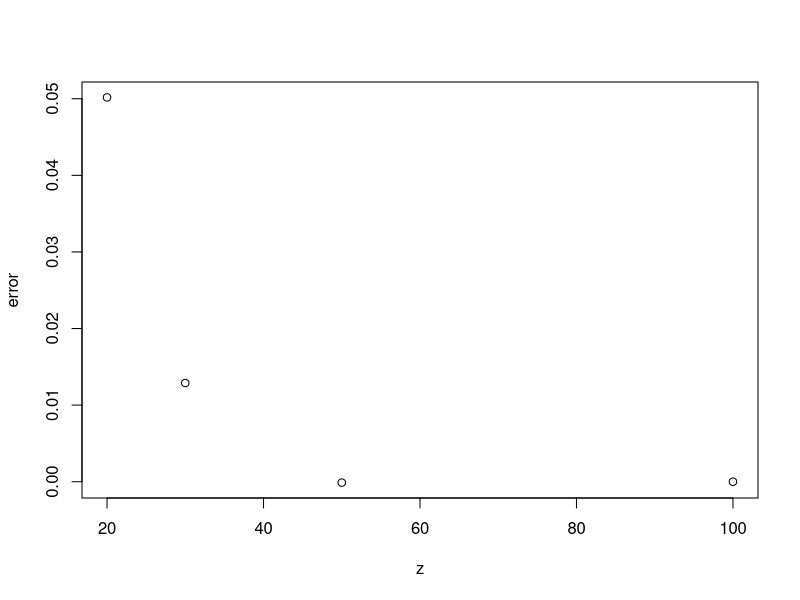

Write R code to recreate this figure.
#actual
x <- c(20, 30, 50, 100)
pbinom(8.25, size = x, prob = 0.4)

#approximations
n <- c(20, 30, 50, 100)
np <- (n*0.4)
npp <- (np*0.6)
num <- (8.25 - np)
denom <- sqrt(npp)

pnorm((num/denom), mean = 0, sd = 1)

#errors
a <- c(5.955987e-01, 9.401122e-02, 2.305229e-04, 5.431127e-13)
b <- c(5.454243e-01, 8.112525e-02, 3.470073e-04, 4.557597e-11)
z <- c(20, 30, 50, 100)
error <- a - b
plot(z, error)
error

